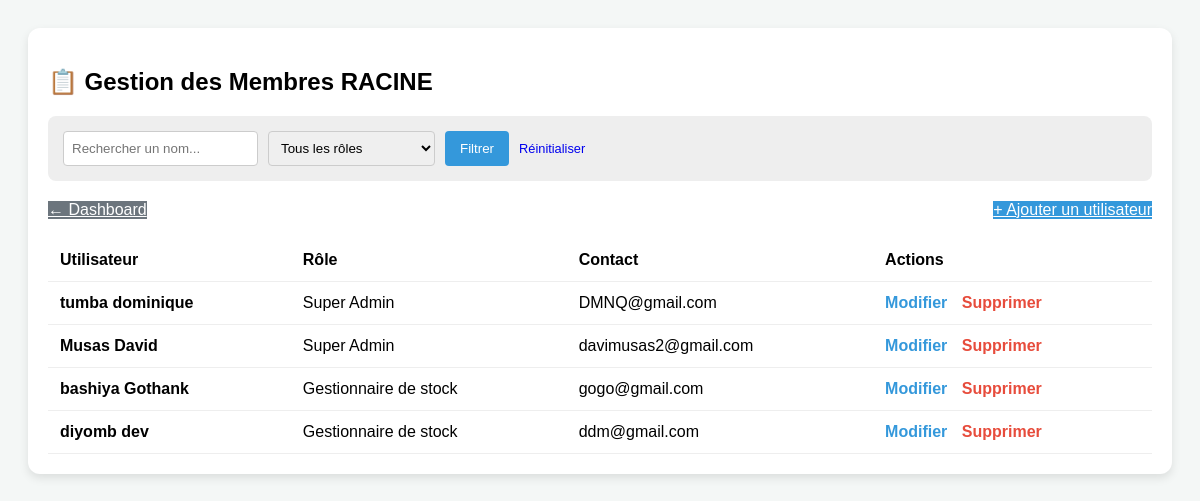
The page /plateforme_livre/voir_utilisateurs.php on the database its author committed.
### tables this page shows
CREATE TABLE `users` (
  `id` int(11) NOT NULL,
  `username` varchar(50) NOT NULL,
  `nom` varchar(50) DEFAULT NULL,
  `prenom` varchar(50) DEFAULT NULL,
  `sexe` enum('M','F') DEFAULT NULL,
  `email` varchar(100) NOT NULL,
  `telephone` varchar(20) DEFAULT NULL,
  `adresse` text DEFAULT NULL,
  `password` varchar(255) NOT NULL,
  `role_id` int(11) DEFAULT NULL
);

CREATE TABLE `roles` (
  `id` int(11) NOT NULL,
  `nom` varchar(50) NOT NULL,
  `description` text DEFAULT NULL
);

### plateforme_livre/voir_utilisateurs.php (the view, shortened to what this page needs)
<?php
require_once 'fonctions.php';
$search = $_GET['search'] ?? '';
$query = "SELECT u.*, r.nom as role_nom FROM users u LEFT JOIN roles r ON u.role_id = r.id WHERE 1=1";
$params = [];
$stmt = $pdo->prepare($query);
$stmt->execute($params);
$users = $stmt->fetchAll();
?>
<!DOCTYPE html>
<html lang="fr">
<head>
</head>
<body>
    <div class="container">
        <h2>📋 Gestion des Membres RACINE</h2>
        <form method="GET" class="filter-bar">
            <input type="text" name="search" placeholder="Rechercher un nom..." value="<?= htmlspecialchars($search) ?>">
            <select name="role_id">
                <option value="">Tous les rôles</option>
            </select>
            <button type="submit" class="btn-search">Filtrer</button>
            <a href="voir_utilisateurs.php" style="text-decoration:none; font-size:0.8rem; align-self:center;">Réinitialiser</a>
        </form>
        <div class="action-bar">
            <a href="admin.php" class="btn btn-back">← Dashboard</a>
            <a href="index.php" class="btn btn-add">+ Ajouter un utilisateur</a>
        </div>
        <table>
            <thead>
                <tr>
                    <th>Utilisateur</th>
                    <th>Rôle</th>
                    <th>Contact</th>
                    <th>Actions</th>
                </tr>
            </thead>
            <tbody>
                <?php foreach ($users as $u): ?>
                    <tr>
                        <td><strong><?= htmlspecialchars($u['nom'] . ' ' . $u['prenom']) ?></strong></td>
                        <td><?= htmlspecialchars($u['role_nom']) ?></td>
                        <td><?= htmlspecialchars($u['email']) ?></td>
                        <td>
                            <a href="modifier_utilisateur.php?id=<?= $u['id'] ?>" class="btn-edit">Modifier</a>
                            <a href="voir_utilisateurs.php?delete=<?= $u['id'] ?>" class="btn-delete" onclick="return confirm('Supprimer cet utilisateur ?')">Supprimer</a>
                        </td>
                    </tr>
                <?php endforeach; ?>
            </tbody>
        </table>
    </div>
</body>
</html>

### plateforme_livre/voir_utilisateurs.php (style rules this page uses)
body { font-family: sans-serif; background: #f4f7f6; padding: 20px; }
.container { background: white; padding: 20px; border-radius: 12px; box-shadow: 0 4px 10px rgba(0, 0, 0, 0.1); }
.filter-bar { display: flex; gap: 10px; margin-bottom: 20px; background: #eee; padding: 15px; border-radius: 8px; }
input, select { padding: 8px; border: 1px solid #ccc; border-radius: 4px; }
table { width: 100%; border-collapse: collapse; }
th, td { padding: 12px; border-bottom: 1px solid #eee; text-align: left; }
.btn-edit { color: #3498db; text-decoration: none; margin-right: 10px; font-weight: bold; }
.btn-delete { color: #e74c3c; text-decoration: none; font-weight: bold; }
.btn-search { background: #3498db; color: white; border: none; padding: 8px 15px; cursor: pointer; border-radius: 4px; }
.action-bar { display: flex; justify-content: space-between; margin-bottom: 20px; }
.btn-back { background: #6c757d; color: white; }
.btn-add { background: #3498db; color: white; }

### rows shown on the page
users: nom+prenom "tumba dominique", role.nom "Super Admin", email "DMNQ@gmail.com"
users: nom+prenom "Musas David", role.nom "Super Admin", email "davimusas2@gmail.com"
users: nom+prenom "bashiya Gothank", role.nom "Gestionnaire de stock", email "gogo@gmail.com"
users: nom+prenom "diyomb dev", role.nom "Gestionnaire de stock", email "ddm@gmail.com"
